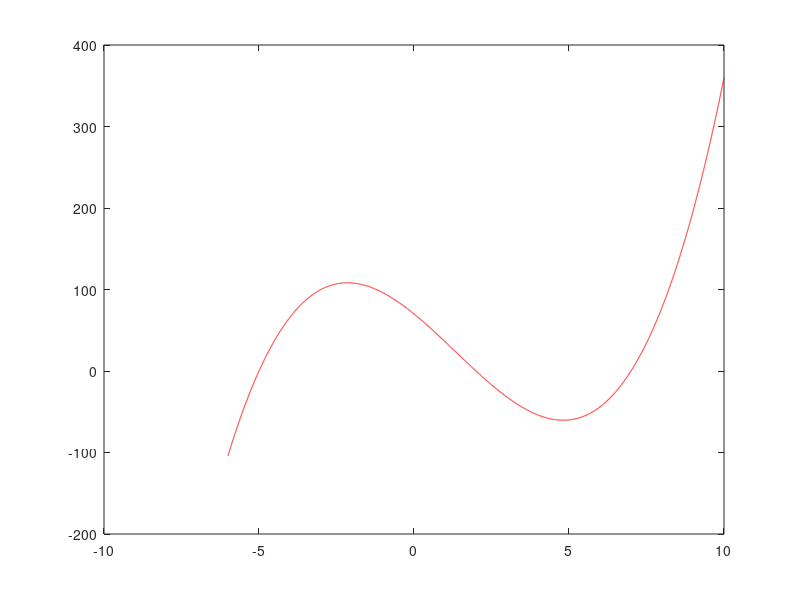

This chart was generated by the following MATLAB code:
% Metodo Newton - Raphson
%Example: f(x)  = (x-2)(x+5)(x-7) y su derivada f'(x) 
%This show the zeros
clearvars;
x = (-6:0.001:10)';
%The function
f = @(x) (x-2).*(x+5).*(x-7);
%Its derivative
df = @(x) (x+5).*(x-7) + (x-2).*(x-7) + (x-2).*(x+5);
figure(1);
plot(x,f(x), '-r');
tol = 1e-10;
n = 100;
xn = 0;
for i = 1:n
    xnn = xn - f(xn)/df(xn);
    if abs(xnn-xn)<=tol
        break;
    end
    xn = xnn;
end
%Let's use it so we can find the roots for a non linear equations system
% Ejemplo 2: 4x^2 + y^2 + 2*x*y - y = 2 ====> 4x^2 + y^2 + 2*x*y - y -2= 0
%            2x^2 + 3*x*y + y^2 = 3     ====> 2x^2 + 3*x*y + y^2 -3 = 0

%Initial values
x = 0.1;
y = 0.1;

sn = [x,y]';
tol = 1e-10;
N = 100;
for i = 1:N
    J = [8*x+2*y, 2*y + 2*x-1;...
        4*x+3*y, 3*x + 2*y];%Jacobian
    F = [4*x^2+y^2+2*x*y-y-2;...
        2*x^2+3*x*y+y^2-3];%The system
    v = J\(-F); % 
    snn = sn + v;
    test = sqrt(dot(sn - snn, sn-snn));
    if test<= tol
        break;
    end
    sn = snn;
    x = sn(1);
    y = sn(2);
end